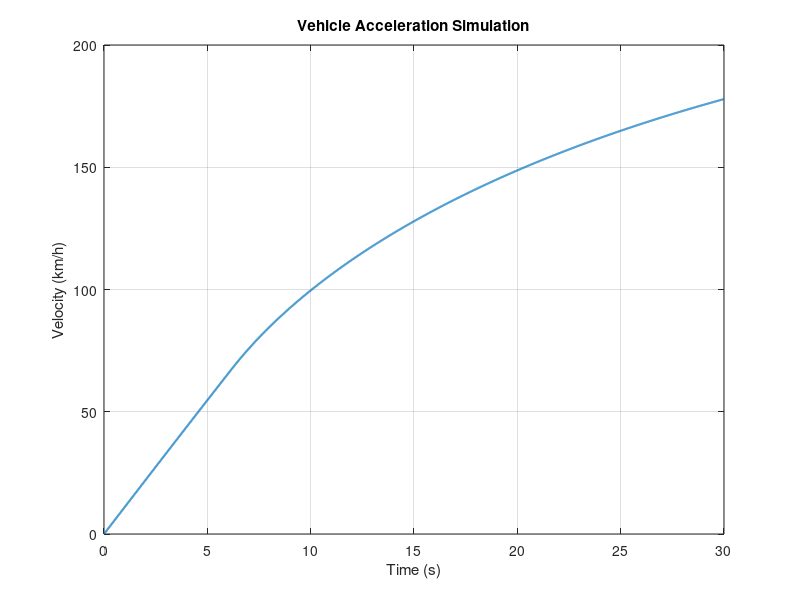

Write the MATLAB code that produced this figure. (Note: this script raises an error after producing the figure.)
% Vehicle Acceleration Simulation
% Author: Chris
% Description: Simulates a car's acceleration from rest using basic physics and adjustable parameters.

clear; clc;

%% --- Adjustable Vehicle Parameters ---
m        = 2500;      % Vehicle mass (kg) — affects inertia and acceleration
P_engine = 150000;    % Engine power (W) — defines available tractive force
Cd       = 0.32;      % Drag coefficient — aerodynamic efficiency
A        = 2.2;       % Frontal area (m^2) — surface exposed to airflow
Crr      = 0.015;     % Rolling resistance coefficient — Tyre/road losses
rho      = 1.225;     % Air density (kg/m^3) — affects drag
g        = 9.81;      % Gravity (m/s^2) — used for rolling resistance

%% --- Simulation Parameters ---
t_end = 30;           % Total simulation time (s)
dt    = 0.01;         % Time step (s)
t     = 0:dt:t_end;   % Time vector
v     = zeros(size(t)); % Velocity array (m/s)

%% --- Numerical Integration Loop ---
for i = 2:length(t)
    F_drag = 0.5 * rho * Cd * A * v(i-1)^2;          % Aerodynamic drag
    F_roll = Crr * m * g;                            % Rolling resistance
    F_traction = min(P_engine / max(v(i-1), 1), 8000); % Tractive force (limited)
    a = (F_traction - F_drag - F_roll) / m;          % Acceleration (m/s^2)
    v(i) = v(i-1) + a * dt;                          % Velocity update
end

%% --- Plot Results ---
figure;
plot(t, v * 3.6, 'LineWidth', 1.5); % Convert m/s to km/h
xlabel('Time (s)');
ylabel('Velocity (km/h)');
title('Vehicle Acceleration Simulation');
grid on;

%% --- Display Key Result ---
v_target = 100 / 3.6; % 100 km/h in m/s
idx_100 = find(v >= v_target, 1);
if ~isempty(idx_100)
    fprintf('0–100 km/h time: %.2f seconds\n', t(idx_100));
else
    fprintf('Vehicle did not reach 100 km/h within %.1f seconds.\n', t_end);
end

if ~exist('results', 'dir')
    mkdir('results');
end

writematrix([t' v'], 'results/results.csv');
